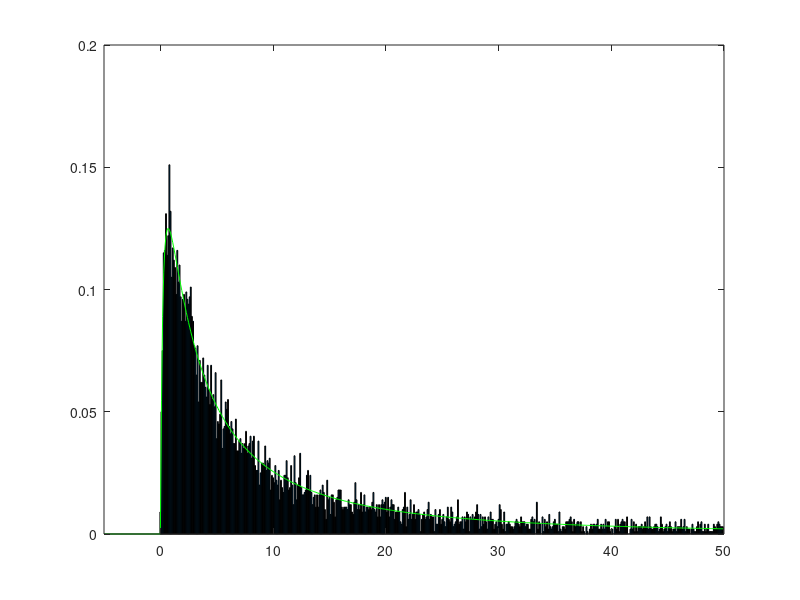

Source code (MATLAB): (Note: this script raises an error after producing the figure.)
%%%%%%%%%%%%%%%%%%%%%%%%%%%%%%%%%%%%%%%%%%%%%%%%%%%%%%%%
%
% GamSpikeTrainTutorial
%
% This exercise illustrates a few simple properties of spike intervals.
% It introduces a few facts about renewal processes, beginning with the
% poisson point process and extending intuitions to gamma processes.
% It shows how regular spikes would be if they were to represent
% waiting times to the Nth arrival in a Poisson point process.
%
% This tutorial was created by M. N. Shadlen 4/22/98  and was modified
% by Greg Horwitz (for CSH '00). 
% 1/24/03 MNS updated for Neubeh545
%  
% Dependencies: 
% 	plot1ras: written by Mike Shadlen
%	play_spikes: written by Geoff Boynton
%   plot2ras: written by Greg Horwitz

addpath(fullfile(pwd,'/gamSpikeTrain'));

% What is a point process?   It is a list of events that are
% indistinguishable from one another, like spikes or radioactive decay, or
% the onset of an alarm,  or a grain of silver on a piece of film. We can
% think of each *event* as having a time or a location.   That means we can
% describe the process by a list of times, sometimes called arrival times.
% We would characterize a point process by a list of times, or intervals,
% or  the number of events in some epoch. 
 
% What is a renewal process? It is a point process whose intervals are
% drawn randomly from a common distribution.  Each interval is independent
% from the others.  So we say that the intervals are iid (independent and
% identically distributed).  They are described by a random variable. 
%
% Example 1. Here is an example of a renewal process.

% We're going to draw interevent intervals from a lognormal
% distribution.  A lognormal distribution look like this:

x = [-5:.1:50];
y = lognpdf(x,2.5,1);
y = lognpdf(x,1.88,1.5);
plot(x,y);
title('The Lognormal Distribution');
xlabel('Interval duration (ms)');
ylabel('Probability');

% Notice that the lognormal density has non-zero probability for only
% positive interval durations.  This makes sense because the time
% between two events can't possibly be negative -- lengths (whether in 
% time or space) are always non-negative.

% (As aside: if X has a lognormal distribution then log(X) has a normal
% (Gaussian) distribution.  That's where the name, lognormal, comes from.)

% Let's imagine that a neuron fires spikes according to a renewal process. 
% Further, let's imagine that the interspike intervals from this neuron 
% have a lognormal distribution.  We can simulate spikes trains by drawing
% a bunch of interspike intervals at random from the lognormal distribution, 
% and calling each event a spike.  We'll repeat this 100 times to simulate
% 100 trials.

ntrials = 100
intervals = lognrnd(1.88,1.5,100,ntrials);

% Here's a histogram of the interspike intervals:

figure(1)
[n,bins] = hist(intervals(:),x);
n = n/(sum(n)*.1);
bar(x(1:end-1),n(1:end-1));
set(gca,'XLim',[min(x) max(x)]);

% (A technical point: we cut off the last bin in the histogram 
% (the line: "bar(x(1:end-1),n(1:end-1)" above) because the way
% the 'hist' function works the rightmost bin contains all of 
% the interspike intervals that fall into *or exceed* that bin.
% There are a bunch of interspike intervals off to the right of
% the plot which would have been stuck into the rightmost bin
% had we not done this.  The relatively high number of interspike
% intervals that are very large is due to the fact that the 
% lognormal distribution has a very long tail -- a characteristic 
% that we'll come back to soon.)

% As expected, the histogram looks a lot like the lognormal 
% distribution that the interspike intervals were drawn from.  
% Let's superimpose the lognormal density to verify the similarity.

hold on;
plot(x,y,'g-');
hold off;

% We can use the 'cumsum' (cumulative sum) function to add up the
% interspike intervals and thus find the arrival time of each spike.

arrivals = cumsum(intervals);

figure(1)
for i=1:ntrials
	plot1ras(arrivals(:,i),i); hold on;
end
hold off;
xlabel('Time (ms)');
ylabel('Trial number');

% Notice that the arrivals look pretty irregular.
% Let's listen to this irregular point process by playing the events 
% as clicks in the computer speaker.  This is similar to what an
% electrophysiologist hears over the audio monitor when recording 
% from a cell in vivo.  We'll play the spikes from the first five trials
% and wait 1 second between trials.

for i = 1:5
	play_spikes(arrivals(:,i));
	pause(1)
end

% Now that we've generated some simulated spike trains we can do 
% some statistical analyses of our simulated data.
% First we'll calculate the mean and standard deviation of the 
% interspike intervals.

mean_int = mean(intervals(:))
var_int = var(intervals(:))

% The ratio of standard deviation to mean is called the 
% 'coefficient of variation'.  

CV_int = sqrt(var_int)/mean_int

% Now we compute the theoretical value of the CV (with enough simulated
% spikes the empirical CV will tend to this value).

[m,v] = lognstat(1,2);
sqrt(v)/m

% (An aside: The CV for the lognormal(2,1) distribution is '1.3108'.
% This is larger than '1.0' which is the CV of the exponential distribution.  
% "So?", you ask, "why compare to the exponential distribution?"
% Because a renewal process, with exponentially  distributed interevent 
% intervals, is the well-known Poisson process which has all kinds of
% interesting properties.  The differences in CV for these two interevent
% distributions has consequences for the statistics of spike counts
% as we'll see in a moment.)

% Neurophysiologists often calculate statistics from spike count data.
% In this next bit we're going to calculate spike count statististics
% from our simulated spike trains.

% We generated 100 spikes for each of the trials in our simulation.  
% Because the spike times are random, this means that each trial
% ends at a different time.  We will now calculate spike count statistics
% during the first 500 ms of each trial.  This is a brief enough epoch
% that even the shortest trial exceeds it.

epochDur = 500;
if (min(max(arrivals)) < epochDur);
	error('Not enough spikes!');
end
counts = sum(arrivals < epochDur);

% Here is the frequency histogram of spike counts.

figure(1)
hist(counts,[min(counts):2:max(counts)]);
xlabel('Number of spikes in epoch')
ylabel('Number of trials');

% We can now calculate the mean and variance of the distribution 
% of spike counts (just as we previously did for the distribution
% of interspike intervals).

mean_counts = mean(counts)
var_counts = var(counts)

% For any renewal process there's a remarkable asymptotic relationship
% between the mean and variance of the interspike interval distribution
% and the mean and variance of the distribution of spike counts.
% First, the mean of the spike count is (asymptotically) equal to the 
% duration of the counting window divided by the mean of the interval
% distribution.

epochDur/mean_int
mean_counts

% Second, the variance of the spike count is (asymptotically) equal
% to the duration of the counting window times the variance of the 
% interval distribution, divided by the mean of the interval distribution
% cubed.  (Note: this converges a lot more slowly than the formula for the
% mean, above).

epochDur*var_int/mean_int^3
var_counts

% Another way of saying this is that, for a renewal process, the square
% of the CV of the interval distribution is asymptotically equal to 
% the Fano factor (variance to mean ratio) of the counts.

CV_int^2
var_counts/mean_counts

% Just before we leave renewal processes in general it's worth pointing 
% that as the length of time over which the process is obsevered becomes
% very long (with respect the mean interarrival time) something cool 
% happens to the distribution of counts within that window: it becomes
% more and more Gaussian.  This is a result of the Central Limit theorem.

%%%%%%%%%%%%%%%%%%%%%%%%%%%%%%%%%%%%%%%%
% 
% Example 2.  Generating a Poisson process.

% In this exercise we will use the same simulation technique to 
% generate spike trains from a few different hypothetical neurons.
% The first is a Poisson neuron that fires spikes according to 
% a Poisson process -- a special type of renewal process.  Then,
% we'll look at neurons that fire according to a renewal process
% with interarrival times that have a gamma distribution.  Such
% a neuron can be thought of as a perfect integrator of Poisson
% inputs, as will be explained shortly.
%
% A Poisson process is a renewal process whose interevent times
% have an exponential distribution.  To simulate the spiking of
% a Poisson neuron, we are going to draw random numbers from 
% an exponential distribution and place spikes according to these
% random numbers.
%
% (An aside: Note that this is a different approach to simulating
% a Poisson process than is used in the "poissonTutorial.m".  This
% is actually a better technique for many purposes.  Importantly,
% we are not making the simplifying ssumption that time comes in
% discrete steps, as was done in "poissonTutorial.m".)

ntrials = 100;
spike_rate = 50;                 % spikes/sec
meanint = 1000 / spike_rate;     % mean interspike interval (ms)
intervals = exprnd(meanint,100,ntrials);

% Here's the histogram of the interspike intervals that we've 
% drawn.  To no one's great surprise, it looks pretty exponential.

[n,bins] = hist(intervals(:),x);
n = n/(sum(n)*.1);
bar(x(1:end-1),n(1:end-1));
set(gca,'XLim',[min(x) max(x)]);
xlabel('Interval duration (msec)')
ylabel('Probability')

% Now we add up the interspike intervals to find the arrival time
% of each spike.  We're also going to play the spikes over the 
% speaker and draw the raster to the screen.

arrivals = cumsum(intervals);

figure(1)
for i=1:ntrials
	plot1ras(arrivals(:,i),i); hold on;
end
hold off;
xlabel('Time (ms)');
ylabel('Trial number');

for i = 1:5
	play_spikes(arrivals(:,i));
	pause(1)
end

% Notice that the spike rasters look qualitatively similar 
% to the neuron whose interspike intervals had a lognormal
% distribution.  The spike trains sound about the same over the 
% speaker too.  This is because our eyes and ears aren't so good
% at discriminating between these two kinds of random processes.
% The statistics of these spike trains are rather different from 
% those we simulated at the begining of this tutorial.
% To illustrate this point, we'll now look at the statistics of the 
% spike counts across trials.

epochDur = 500;
if (min(max(arrivals)) < epochDur);
	error('Not enough spikes!');
end
poisscounts = sum(arrivals < epochDur);

% Here is the frequency histogram of spike counts.

minbin = min([poisscounts,counts]);
maxbin = max([poisscounts,counts]);
binwidth = 1;
figure(1)
subplot(2,1,1)
[n,x] = hist(poisscounts,[minbin:binwidth:maxbin]);
bar(x,n/sum(n));
ylabel('Proportion of trials');
title('Poisson neuron','FontSize',14);

% For comparison, we'll also display the frequency histogram of
% spike counts for the neuron we simulated earlier -- the one
% whose interspike intervals come from the lognormal distribution.

subplot(2,1,2)
[n,x] = hist(counts,[minbin:binwidth:maxbin]);
bar(x,n/sum(n));
xlabel('Number of spikes in epoch')
ylabel('Proportion of trials');
title('non-Poisson neuron','FontSize',14);

% Notice that the number of spikes fired by the Poisson neuron,
% although random from trial to trial, is much more consistent
% that the number of spikes fired by the neuron from the begining
% of the tutorial.  This is a consequence of the fact that the 
% coefficient of variation of the lognormal distribution (with the 
% parameters that we used) is bigger than the coefficient of 
% variation of the exponential distribution.

% OK, so what's the big deal about the Poisson process? 
% What's so great about having exponentially distributed 
% interevent times?  

% The Poisson process has a number of interesting qualities
% two of which we'll mention now.  The first is that 
% the number of events (spikes in our case) arriving during
% an epoch of fixed duration has a distribution that can be
% derived analytically: the probability that the neuron fires 
% 'k' spikes during an interval of length 't' is:
%
%                    (lambda*t)^k e^(-lambda*t)
% Prob (X(t) = k) = --------------------------
%                                k!
%
% To illustrate this, we'll superimpose these analytically
% derived probabilities over our histogram.

subplot(2,1,1);
hold on;
x = [minbin:binwidth:maxbin];
plot(x,binwidth*poisspdf(x,spike_rate*(epochDur/1000)),'m*');

% Notice that this theoretical distribution matches the spike counts
% from the Poisson neuron pretty well, but it doesn't match the
% spikes counts from the other neuron at all.  Sadly, the spike
% counts from the non-Poisson neuron don't have a distribution with
% a nice analytical solution, at least as far as I know.

% You may have noticed that that superimposed Poisson distribution 
% looks almost like a normal distribution.  The fact is that the 
% Poisson distribution converges to a normal distribution as the
% duration of the counting window (or the rate of events) goes to 
% infinity.  So does the distribution of spike coutns from the other
% neuron.  As was mentioned briefly earlier, the distribution of
% counts from any renewal process converges to a normal distribution 
% as the number of counts becomes large.

% The Poisson process has a remarkable property that falls easily
% of the exponentially distributed intervals: the probabillity
% of firing a spike does not depend on when the last spike
% was fired.  Because of this property, the Poisson process
% is called "memoryless".

% To illustrate this we'll first plot the exponential 
% density function.

figure(1); clf;
t = [0:.1:200];
y = exppdf(t,meanint);
plot(t,y);
xlabel('Interval duration');
ylabel('Probability');

% Looking at the probability distribution you might think that 
% if a spike just occurred another one is probably going
% to happen pretty soon.  After all, the greatest probability
% density is for very short intervals (at the left of the graph). 
% The fact is that the probability of a spike happening doesn't 
% depend at all on when the last spike happened.  They are 
% completely independent, for the Poisson process.
%
% To see this let's consider a conditional probability: the 
% probability of firing a spike at time 't' given that we haven't
% fired a spike from time 0 to 't'.  Assume that a spike was
% fired at time 0 exactly.  This first probability is just the 
% exponential probability density (it is the probability 
% of observing an interspike interval 't' ms long). 
% The second probability is one minus the cumulative exponential
% density from 0 to 't' (the probability that a spike hasn't occurred
% between time 0 and 't').  
% To find the conditional probability, we divide one by the other.

hazard = exppdf(t,meanint)./(1-expcdf(t,meanint));
clf;
plot(t, hazard)
xlabel('Time (ms)')
ylabel('Prob spike | Prev spike at t=0')
set(gca,'Ylim',[0 .1]);

% The so-called "hazard function" is totally flat.  This means that 
% the probability of firing a spike in the next small time increment
% is the same irrespective of how much time has gone by since the 
% previous spike.  The product of the hazard function at time 't' and 
% a small increment, 'dt', is the probability that an event occurs
% sometime between 't' and 't+dt'.

%%%%%%%%%%%%%%%%%%%%%%%%%%%%%%%%%%%%%%%%%%%%%%%%%%
%
% Example 3.  Gamma-distributed interevent intervals.

% In this section we're going to simulate a renewal process by
% a different method.  Imagine that you have a neuron that integrates
% excitatory post-synaptic potentials that arrive as a Poisson
% process.  Further, let's say that once "n" of these EPSPs have
% been integrated the neuron fires a spike and resets its membrane
% voltage to its resting state.  This is an example of a renewal
% process: interevent intervals are independent and come from a 
% single underlying distribution.  We haven't explictly stated
% the parametric form of the interevent interval distribution, but
% that's OK.  It'll turn out that the interevent interval distribution
% has a nice analytical solution.  Lucky us!

% To start, let's say that the neuron has to receive exactly 3
% EPSPs to fire a spike.  We'll further assume that EPSPs arrive
% as a Poisson process and we'll adjust the rate of these Poisson
% processes so that our model neuron will fire, on average, 50 spikes
% per second (if should be clear that if we don't adjust the rate
% of the EPSP processes our model neuron will fire progressively
% more slowly as we require that it integrate more and more EPSPs to 
% fire a spike).

nstepstothresh = 5;
spike_rate = 50;
mean_int = 1000/spike_rate;
intervals = exprnd(meanint/nstepstothresh,nstepstothresh,1000);
intervals = sum(intervals,1);

% Let's take a look at the histogram of interspike intervals and the
% spike rasters from the first 500 ms of the simulation.

plot2ras(2,intervals,nstepstothresh);

% Notice that we don't get many very short interspike intervals.
% This is because our neuron has to wait for the 5th EPSP to fire
% a spike.  In principle, 5 EPSPs could arrive immediately after our
% neuron fires a spike, in which case it would fire a second spike,
% but this is exceedingly unlikely to happen.

% For comparison, let's simulate spikes from a neuron that only needs
% to integrate 1 EPSP before it fires a spike.  It should come as 
% no surprise that this neuron fires as a Poisson process -- it waits 
% for an EPSP (which arrives as a Poisson process by assumption) and
% then fires a spike.

nstepstothresh = 1
intervals = exprnd(meanint/nstepstothresh,nstepstothresh,1000);
intervals = sum(intervals,1);
plot2ras(1,intervals,nstepstothresh);

% By now the fact that the interspike interval histogram looks 
% exponential should come as no surprise.

% Notice that we occasionally get very short (and very 
% long) interspike intervals.  It's a lot more likely for pairs
% of Poisson events to occur nearly simultaneously than for a
% packet of five Poisson events to occur nearly simultaneously.
% Likewise, pairs of Poisson events may have a substantial
% delay between them, whereas the time between the fifth
% Poisson event and the 10th (assuming that the events are coming
% 5x as quickly) is unlikely to be as long.

% Finally, let's look at a neuron that needs to integrate 20 Poisson
% EPSPs before firing a spike.

nstepstothresh = 20
intervals = exprnd(meanint/nstepstothresh,nstepstothresh,1000);
intervals = sum(intervals,1);
plot2ras(3,intervals,nstepstothresh);

% Now compare vertically across the panels.  As we require that our neuron
% integrate progressively greater numbers of EPSPs, the interspike interval
% histogram gets progressively tighter (less variable) and the spike trains
% become progressively more regular looking.
% The CV of the interspike interval distribution decreases as we
% increase the number of EPSPs to count.  As was shown above, this has 
% the consequence of decreasing the mean to variance ratio of the spike
% counts.  We fixed the mean spike count in this simulation, so we see
% a decrease in the spike count variance.

% This can be a problem for the simple integrate and fire model of 
% neuronal firing.  It predicts much less variable responses than one
% actually observes in in vivo cortical recordings.  There are ways
% of getting around this, however.  For instance, the fact that real
% neurons receive both excitation *and inhibition* changes the situation
% dramatically.

% (A final aside: this is a bit tangential to the focus of this tutorial,
% but it's interesting to note that the interspike interval distributions
% for the integration model has a gamma density.  I'll superimpose some
% gamma density functions on the interspike interval histograms to try to 
% convince you of this.)

subplot(3,2,1); hold on;
plot([0:60],gampdf([0:60],1,meanint),'g-');
subplot(3,2,3); hold on;
plot([0:60],gampdf([0:60],5,meanint/5),'g-');
subplot(3,2,5); hold on;
plot([0:60],gampdf([0:60],20,meanint/20),'g-');

% (This is a nice result because it means that we could have simulated
% this process simply by drawing interspike intervals from a gamma 
% distribution.)
